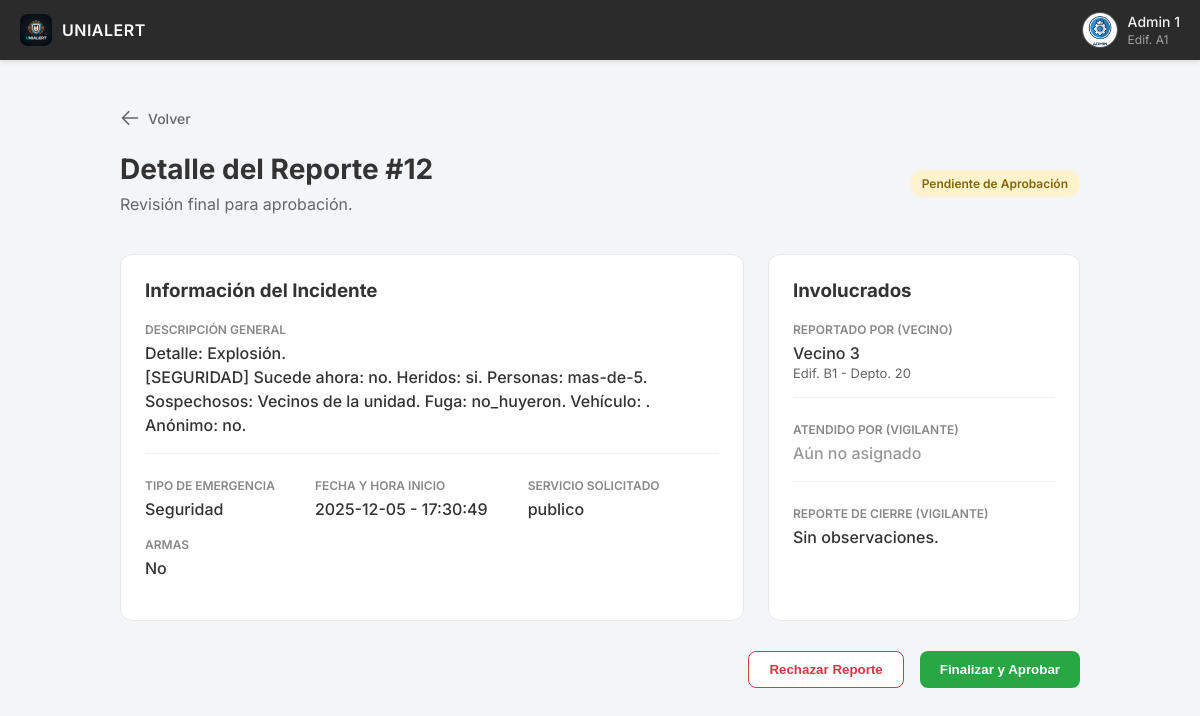
Page /Admin/DetalleAprobacion.php?id=12 (signed in) on the committed database.
### tables this page shows
CREATE TABLE `usuarios` (
  `IdUsuario` int(11) NOT NULL,
  `IdRol` int(11) NOT NULL,
  `Nombre` varchar(100) NOT NULL,
  `ApPaterno` varchar(100) NOT NULL,
  `ApMaterno` varchar(100) DEFAULT NULL,
  `Correo` varchar(100) DEFAULT NULL,
  `Edificio` varchar(50) DEFAULT NULL,
  `Departamento` varchar(50) DEFAULT NULL,
  `Contador` int(11) DEFAULT 0,
  `Activo` tinyint(1) DEFAULT 1
);

CREATE TABLE `incidentes` (
  `IdIncidente` int(11) NOT NULL,
  `IdUsuario` int(11) NOT NULL,
  `IdVigilante` int(11) DEFAULT NULL,
  `EdificioAfectado` varchar(50) DEFAULT NULL,
  `DepartamentoAfectado` varchar(50) DEFAULT NULL,
  `Sangre` tinyint(1) DEFAULT 0,
  `TipoEmergencia` varchar(50) DEFAULT NULL,
  `PublicoOPrivado` varchar(20) DEFAULT NULL,
  `Armas` tinyint(1) DEFAULT 0,
  `Descripcion` text DEFAULT NULL,
  `Fecha` date DEFAULT curdate(),
  `HoraInicio` time DEFAULT curtime(),
  `HoraFin` time DEFAULT NULL,
  `AccionesGuardia` text DEFAULT NULL,
  `Aprobado` tinyint(4) DEFAULT 0
);

### Admin/DetalleAprobacion.php (the view, shortened to what this page needs)
<?php
include '../Backend/conexion.php';
$idAdmin = $_SESSION['IdUsuario'];
$sqlAdmin = "SELECT Nombre, ApPaterno, Edificio, Departamento FROM Usuarios WHERE IdUsuario = ?";
$stmtA = $conn->prepare($sqlAdmin);
$stmtA->bind_param("i", $idAdmin);
$stmtA->execute();
$resA = $stmtA->get_result();
$datosAdmin = $resA->fetch_assoc();
$nombreNavbar = $datosAdmin['Nombre'] . " " . $datosAdmin['ApPaterno'];
$detallesNavbar = (!empty($datosAdmin['Edificio'])) ? "Edif. " . $datosAdmin['Edificio'] : "Administrador";
$idIncidente = $_GET['id'];
$sql = "SELECT I.*,
               U.Nombre as NomVecino, U.ApPaterno as ApeVecino, U.Edificio as EdifVecino, U.Departamento as DeptoVecino,
               V.Nombre as NomVigilante, V.ApPaterno as ApeVigilante
        FROM Incidentes I
        JOIN Usuarios U ON I.IdUsuario = U.IdUsuario
        LEFT JOIN Usuarios V ON I.IdVigilante = V.IdUsuario
        WHERE I.IdIncidente = ?";
$stmt = $conn->prepare($sql);
$stmt->bind_param("i", $idIncidente);
$stmt->execute();
$resultado = $stmt->get_result();
$reporte = $resultado->fetch_assoc();
?>
<!DOCTYPE html>
<html lang="es">
<head>
    <link rel="stylesheet" href="../CSS/style.css">
</head>
<body class="body-admin">
    <header class="navbar">
        <div class="navbar-left">
            <img src="../Multimedia/Unialert Logo.png" alt="Logo" class="navbar-logo">
            <span class="navbar-logo-text">UNIALERT</span>
        </div>
        <div class="navbar-right">
            <img src="../Multimedia/AdminAvatar.png" alt="Avatar" class="user-avatar">
            <div class="user-info">
                <span class="user-name"><?php echo $nombreNavbar; ?></span>
                <span class="user-details"><?php echo $detallesNavbar; ?></span>
            </div>
        </div>
    </header>
    <main class="admin-container">
        <button onclick="history.back()" class="btn-back-global">
            <svg xmlns="http://www.w3.org/2000/svg" fill="none" viewBox="0 0 24 24" stroke-width="2" stroke="currentColor"><path stroke-linecap="round" stroke-linejoin="round" d="M10.5 19.5L3 12m0 0l7.5-7.5M3 12h18" /></svg>
            Volver
        </button>
        <div class="page-header" style="text-align: left; display: flex; justify-content: space-between; align-items: center;">
            <div>
                <h1>Detalle del Reporte #<?php echo $reporte['IdIncidente']; ?></h1>
                <p>Revisión final para aprobación.</p>
            </div>
            <span class="status-badge">Pendiente de Aprobación</span>
        </div>
        <div class="detail-grid">
            <div class="detail-card">
                <h3 style="margin-bottom: 20px;">Información del Incidente</h3>
                <div class="detail-section">
                    <span class="detail-label">Descripción General</span>
                    <p class="detail-value" style="white-space: pre-line;"><?php echo $reporte['Descripcion']; ?></p>
                </div>
                <div class="info-row">
                    <div>
                        <span class="detail-label">Tipo de Emergencia</span>
                        <span class="detail-value" style="text-transform: capitalize;"><?php echo $reporte['TipoEmergencia']; ?></span>
                    </div>
                    <div>
                        <span class="detail-label">Fecha y Hora Inicio</span>
                        <span class="detail-value"><?php echo $reporte['Fecha'] . " - " . $reporte['HoraInicio']; ?></span>
                    </div>
                    <div>
                        <span class="detail-label">Servicio Solicitado</span>
                        <span class="detail-value"><?php echo $reporte['PublicoOPrivado']; ?></span>
                    </div>
                </div>
                <?php if($reporte['TipoEmergencia'] == 'seguridad'): ?>
                <div class="info-row">
                    <div>
                        <span class="detail-label">Armas</span>
                        <span class="detail-value"><?php echo ($reporte['Armas'] ? 'Sí' : 'No'); ?></span>
                    </div>
                </div>
                <?php endif; ?>
            </div>
            <div class="detail-card">
                <h3 style="margin-bottom: 20px;">Involucrados</h3>
                <div class="detail-section">
                    <span class="detail-label">Reportado por (Vecino)</span>
                    <p class="detail-value"><?php echo $reporte['NomVecino'] . " " . $reporte['ApeVecino']; ?></p>
                    <p style="font-size: 13px; color: #666;">
                        <?php echo "Edif. " . $reporte['EdifVecino'] . " - Depto. " . $reporte['DeptoVecino']; ?>
                    </p>
                </div>
                <div class="detail-section">
                    <span class="detail-label">Atendido por (Vigilante)</span>
                    <?php if($reporte['NomVigilante']): ?>
                        <p class="detail-value"><?php echo $reporte['NomVigilante'] . " " . $reporte['ApeVigilante']; ?></p>
                    <?php else: ?>
                        <p class="detail-value" style="color: #999;">Aún no asignado</p>
                    <?php endif; ?>
                </div>
                <div class="detail-section">
                    <span class="detail-label">Reporte de Cierre (Vigilante)</span>
                    <p class="detail-value"><?php echo $reporte['AccionesGuardia'] ? $reporte['AccionesGuardia'] : 'Sin observaciones.'; ?></p>
                </div>
            </div>
        </div>
        <?php if ($reporte['Aprobado'] == 0): ?>
        <div class="action-buttons">
            <button id="btn-reject-trigger" class="btn-reject">Rechazar Reporte</button>
            <button id="btn-approve-trigger" class="btn-approve">Finalizar y Aprobar</button>
        </div>
        <?php endif; ?>
    </main>
</body>
</html>

### CSS/style.css (style rules this page uses)
* { box-sizing: border-box; margin: 0; padding: 0; }
body { font-family: 'Inter', -apple-system, BlinkMacSystemFont, "Segoe UI", Roboto, Helvetica, Arial, sans-serif; background-color: #f4f5f7; color: #333; margin: 0; padding-top: 60px; box-sizing: border-box; }
.body-admin { display: flex; flex-direction: column; min-height: calc(100vh - 60px); }
.navbar { position: fixed; top: 0; left: 0; width: 100%; background-color: #2b2b2b; padding: 12px 20px; display: flex; justify-content: space-between; align-items: center; box-shadow: 0 2px 4px rgba(0, 0, 0, 0.1); z-index: 1000; }
.navbar-left, .navbar-right { display: flex; align-items: center; }
.navbar-logo { width: 32px; height: 32px; object-fit: contain; border-radius: 8px; margin-right: 10px; }
.navbar-logo-text { color: #ffffff; font-size: 16px; font-weight: 600; letter-spacing: 0.5px; }
.user-avatar { width: 36px; height: 36px; border-radius: 50%; object-fit: cover; margin-right: 10px; border: 1px solid rgba(255, 255, 255, 0.2); }
.user-info { display: flex; flex-direction: column; color: #f0f0f0; font-size: 14px; }
.user-name { font-weight: 500; margin-bottom: 2px; }
.user-details { font-size: 12px; color: #a0a0a0; }
body { padding-top: 60px; }
.admin-container { width: 90%; max-width: 960px; margin: 40px auto; flex-grow: 1; }
.page-header { text-align: center; margin-bottom: 40px; }
.page-header h1 { font-size: 28px; color: #333; margin-bottom: 8px; }
.page-header p { font-size: 16px; color: #666; }
.btn-back-global { display: inline-flex; align-items: center; gap: 8px; background: transparent; border: none; color: #666; font-size: 14px; font-weight: 500; cursor: pointer; padding: 8px 12px 8px 0; margin-bottom: 16px; transition: color 0.2s; font-family: 'Inter', sans-serif; }
.btn-back-global svg { width: 20px; height: 20px; }

### Admin/DetalleAprobacion.php (style rules this page uses)
.detail-grid { display: grid; grid-template-columns: 2fr 1fr; gap: 24px; margin-bottom: 30px; }
.detail-card { background: white; border: 1px solid #e9e9e9; border-radius: 12px; padding: 24px; }
.detail-section { margin-bottom: 24px; padding-bottom: 16px; border-bottom: 1px solid #f0f0f0; }
.detail-section:last-child { border-bottom: none; }
.detail-label { font-size: 12px; text-transform: uppercase; color: #888; font-weight: 600; margin-bottom: 4px; display: block; }
.detail-value { font-size: 16px; color: #333; font-weight: 500; line-height: 1.5; }
.info-row { display: flex; gap: 40px; margin-bottom: 16px; }
.status-badge { display: inline-block; padding: 6px 12px; border-radius: 20px; font-size: 12px; font-weight: 600; background-color: #fff3cd; color: #856404; }
.action-buttons { display: flex; justify-content: flex-end; gap: 16px; margin-top: 20px; }
.btn-reject { background-color: #fff; border: 1px solid #dc3545; color: #dc3545; padding: 10px 20px; border-radius: 8px; font-weight: 600; cursor: pointer; text-decoration: none; }
.btn-approve { background-color: #28a745; border: none; color: white; padding: 10px 20px; border-radius: 8px; font-weight: 600; cursor: pointer; text-decoration: none; }

### rows in the picture
usuarios: nombreNavbar "Admin 1", Edificio "Edif. A1"
incidentes: IdIncidente "12", Descripcion "Detalle: Explosión. [SEGURIDAD] Sucede ahora: no. Heridos: si. Personas: mas-de-5. Sospechosos: Vecinos de la unidad. Fuga: no_huyeron. Vehículo: . Anónimo: no.", TipoEmergencia "Seguridad", Fecha "2025-12-05", HoraInicio "17:30:49", PublicoOPrivado "publico", IdUsuario.Nombre "Vecino", IdUsuario.ApPaterno "3", IdUsuario.Edificio "B1", IdUsuario.Departamento "20"
